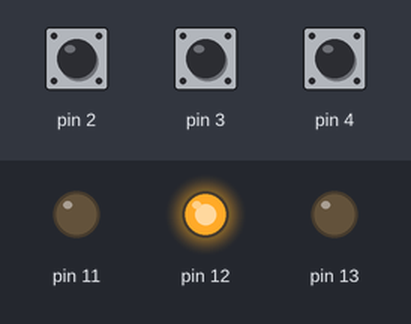
The sketch below on a simulated Arduino Uno, built with avr-gcc and run on an emulated ATmega328P. Parts: output pins drawn as LEDs (lit = HIGH). Inputs (shaded band) come from the test bench; at power-on: pin 2 HIGH, pin 3 HIGH, pin 4 HIGH. Random numbers use the default seed unless the sketch sets one; what the sketch prints to the serial monitor is not drawn.

Above: at 0.26 s.
At 20.3 s:
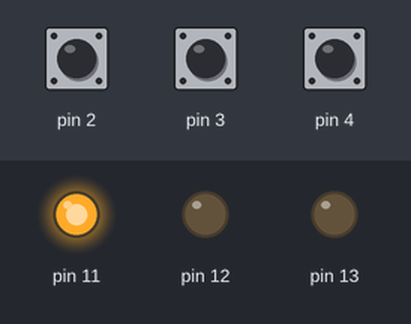
At 36.4 s:
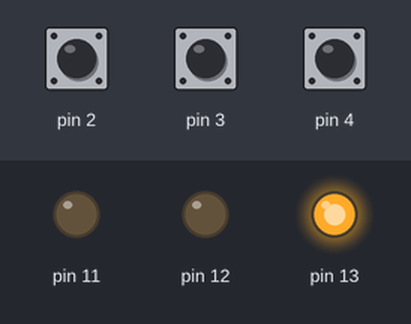
Timing chart, 0 to 40.0 s (numbered marks = the images above):
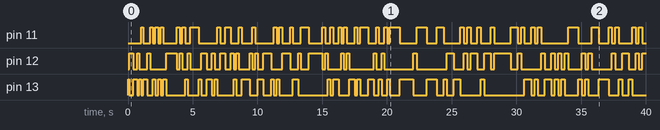

Measured:
- by itself, pin 11: LOW → HIGH at 1.0 s, → LOW 0.16 s later, → HIGH 0.52 s later, → LOW 0.21 s later, … (80 changes in this stretch)
- by itself, pin 12: LOW → HIGH at 0.09 s, → LOW 0.31 s later, → HIGH 0.31 s later, → LOW 0.16 s later, … (77 changes in this stretch)

The sketch:

game.ino
```cpp
int targetLed = 13;		// 켤 LED 핀 번호
int loopCount = 0;

const int LEVEL = 50;	// 난이도

int score = 0;

bool isCountUp = false;

void setup()
{
  Serial.begin(9600);
  pinMode(13, OUTPUT);
  pinMode(12, OUTPUT);
  pinMode(11, OUTPUT);

  pinMode(4, INPUT_PULLUP);
  pinMode(3, INPUT_PULLUP);
  pinMode(2, INPUT_PULLUP);
}

void loop()
{
  loopCount++;
  Serial.println(score);

  // 다른 불 켜는 조건
  if (loopCount % LEVEL == 0) {
  	targetLed = random(11, 14);
    // 점수 카운팅
    if (isCountUp == true) {
      score++;
      isCountUp = false;
    }
  }

  // 불이 켜지는 로직
  switch(targetLed) {
  	case 13:
      digitalWrite(13, HIGH);
      digitalWrite(12, LOW);
      digitalWrite(11, LOW);
      break;
    case 12:
      digitalWrite(13, LOW);
      digitalWrite(12, HIGH);
      digitalWrite(11, LOW);
      break;
    case 11:
      digitalWrite(13, LOW);
      digitalWrite(12, LOW);
      digitalWrite(11, HIGH);
      break;
  }

  // 스위치와 조건을 만족하는지 검사
  if ((targetLed == 13 && digitalRead(4)) ||
     (targetLed == 12 && digitalRead(3)) ||
     (targetLed == 11 && digitalRead(2))) {
    // 눌렸는지
    isCountUp = true;
  }
}
```
